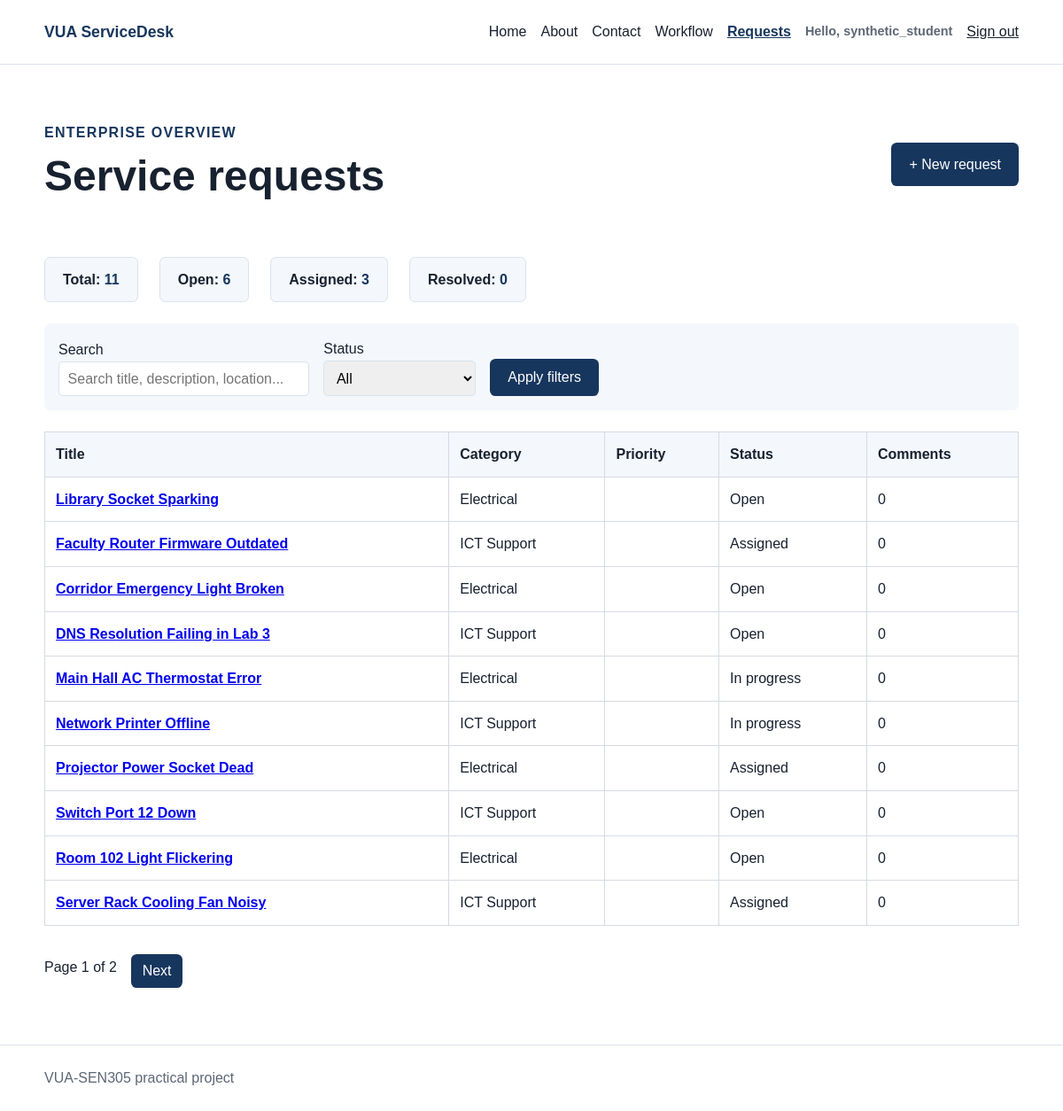
Screenshot of /requests/ (signed in) with the database file from the repository.
### requests_app/models.py (models this page shows, shortened)
class ServiceRequest(models.Model):
    class Status(models.TextChoices):
        OPEN = "open", "Open"
        ASSIGNED = "assigned", "Assigned"
        IN_PROGRESS = "in_progress", "In progress"
        RESOLVED = "resolved", "Resolved"
        CLOSED = "closed", "Closed"
    id = models.UUIDField(primary_key=True, default=uuid.uuid4, editable=False)
    requester = models.ForeignKey(
        settings.AUTH_USER_MODEL,
        on_delete=models.PROTECT,
        related_name="service_requests",
    )
    category = models.ForeignKey(
        Category,
        on_delete=models.PROTECT,
        related_name="service_requests",
    )
    title = models.CharField(max_length=160)
    description = models.TextField()
    location = models.CharField(max_length=160)
    priority = models.PositiveSmallIntegerField(
        default=3,
        validators=[MinValueValidator(1), MaxValueValidator(5)],
    )
    status = models.CharField(
        max_length=20,
        choices=Status.choices,
        default=Status.OPEN,
        db_index=True,
    )
    due_at = models.DateTimeField(null=True, blank=True)
    resolution_summary = models.TextField(blank=True)
    resolved_at = models.DateTimeField(null=True, blank=True)
    created_at = models.DateTimeField(auto_now_add=True)
    updated_at = models.DateTimeField(auto_now=True)
    class Meta:
        ordering = ("-created_at",)
        indexes = [
            models.Index(fields=("category", "status"), name="req_cat_status_idx"),
            models.Index(fields=("priority", "created_at"), name="req_priority_date_idx"),
            models.Index(fields=("status", "due_at"), name="req_status_due_idx"),
        ]
        constraints = [
            models.CheckConstraint(
                condition=models.Q(priority__gte=1, priority__lte=5),
                name="request_priority_between_1_and_5",
            ),
        ]

class Category(models.Model):
    name = models.CharField(max_length=80, unique=True)
    description = models.TextField(blank=True)
    is_active = models.BooleanField(default=True)
    created_at = models.DateTimeField(auto_now_add=True)
    class Meta:
        ordering = ("name",)
        verbose_name_plural = "categories"

### requests_app/views.py (the view)
# urls.py: path("", views.request_list, name="list"),
@login_required
def request_list(request):
    status = request.GET.get("status", "").strip()
    query = request.GET.get("q", "").strip()
    queryset = service_request_filter(user=request.user, status=status, query=query)
    page_obj = Paginator(queryset, 10).get_page(request.GET.get("page"))
    counts = service_request_counts(user=request.user)
    return render(
        request,
        "requests_app/request_list.html",
        {
            "page_obj": page_obj,
            "status_choices": ServiceRequest.Status.choices,
            "selected_status": status,
            "query": query,
            "counts": counts,
        },
    )

### requests_app/selectors.py (called while the page is built)
def service_request_list(*, user):
    queryset = (
        ServiceRequest.objects.select_related("requester", "category")
        .annotate(comment_count=Count("comments"))
        .order_by("-created_at")
    )
    return queryset if user.is_staff else queryset.filter(requester=user)

def service_request_filter(*, user, status="", query=""):
    queryset = service_request_list(user=user)
    if status:
        queryset = queryset.filter(status=status)
    if query:
        queryset = queryset.filter(
            Q(title__icontains=query)
            | Q(description__icontains=query)
            | Q(location__icontains=query)
        )
    return queryset

def service_request_counts(*, user):
    queryset = service_request_list(user=user)
    return {
        "open": queryset.filter(status=ServiceRequest.Status.OPEN).count(),
        "assigned": queryset.filter(status=ServiceRequest.Status.ASSIGNED).count(),
        "resolved": queryset.filter(status=ServiceRequest.Status.RESOLVED).count(),
        "total": queryset.count(),
    }

### requests_app/templates/requests_app/request_list.html (shortened to what this page needs)
{% extends "core/base.html" %}
{% block content %}
<header class="page-header">
  <div>
    <p class="eyebrow">Enterprise Overview</p>
    <h1>Service requests</h1>
  </div>
  <a class="button" href="{% url 'requests:create' %}">+ New request</a>
</header>
{% if counts %}
<section class="summary-counts" aria-label="Request Status Summary">
  <div class="summary-card">Total: <strong>{{ counts.total }}</strong></div>
  <div class="summary-card">Open: <strong>{{ counts.open }}</strong></div>
  <div class="summary-card">Assigned: <strong>{{ counts.assigned }}</strong></div>
  <div class="summary-card">Resolved: <strong>{{ counts.resolved }}</strong></div>
</section>
{% endif %}
<form method="get" class="filters">
  <label>Search
    <input type="text" name="q" value="{{ query }}" placeholder="Search title, description, location...">
  </label>
  <label>Status
    <select name="status">
      <option value="">All</option>
    </select>
  </label>
  <button type="submit" class="button">Apply filters</button>
</form>
<table class="data-table">
  <thead>
    <tr>
      <th>Title</th>
      <th>Category</th>
      <th>Priority</th>
      <th>Status</th>
      <th>Comments</th>
    </tr>
  </thead>
  <tbody>
    {% for item in page_obj %}
      <tr>
        <td><a href="{% url 'requests:detail' item.id %}"><strong>{{ item.title }}</strong></a></td>
        <td>{{ item.category.name }}</td>
        <td>{{ item.get_priority_display }}</td>
        <td><span class="status-badge status-{{ item.status }}">{{ item.get_status_display }}</span></td>
        <td>{{ item.comment_count }}</td>
      </tr>
    {% empty %}
      <tr>
        <td colspan="5">No matching requests found.</td>
      </tr>
    {% endfor %}
  </tbody>
</table>
{% if page_obj.has_other_pages %}
<nav aria-label="Request pages" style="margin-top: 1.5rem; display: flex; gap: 1rem; align-items: center;">
  <span>Page {{ page_obj.number }} of {{ page_obj.paginator.num_pages }}</span>
  {% if page_obj.has_next %}
    <a class="button" style="padding: 0.4rem 0.8rem;" href="?q={{ query|urlencode }}&status={{ selected_status|urlencode }}&page={{ page_obj.next_page_number }}">Next</a>
  {% endif %}
</nav>
{% endif %}
{% endblock %}

### core/templates/core/base.html (shortened to what this page needs)
{% load static %}
<!DOCTYPE html>
<html lang="en">
<head>
  <link rel="stylesheet" href="{% static 'core/css/styles.css' %}">
</head>
<body>
  <header class="site-header">
    <div class="container nav-row">
      <a class="brand" href="{% url 'core:home' %}">VUA ServiceDesk</a>
      <nav aria-label="Primary navigation">
        <a href="{% url 'core:home' %}" {% if request.resolver_match.url_name == 'home' %}aria-current="page"{% endif %}>Home</a>
        <a href="{% url 'core:about' %}" {% if request.resolver_match.url_name == 'about' %}aria-current="page"{% endif %}>About</a>
        <a href="{% url 'core:contact' %}" {% if request.resolver_match.url_name == 'contact' %}aria-current="page"{% endif %}>Contact</a>
        <a href="{% url 'core:workflow' %}" {% if request.resolver_match.url_name == 'workflow' %}aria-current="page"{% endif %}>Workflow</a>
        {% if user.is_authenticated %}
          <a href="{% url 'requests:list' %}" {% if request.resolver_match.app_name == 'requests' %}aria-current="page"{% endif %}>Requests</a>
          <span class="user-greeting">Hello, {{ user.username }}</span>
          <form method="post" action="{% url 'logout' %}" class="nav-form">
            <button type="submit">Sign out</button>
          </form>
        {% else %}
          <a href="{% url 'login' %}">Sign in</a>
        {% endif %}
      </nav>
    </div>
  </header>
  <main class="container">
    {% block content %}{% endblock %}
  </main>
  <footer class="site-footer">
    <div class="container">VUA-SEN305 practical project</div>
  </footer>
</body>
</html>

### core/static/core/css/styles.css (style rules this page uses)
:root { --ink: #18212f; --muted: #5d6776; --surface: #f4f7fb; --brand: #17365d; --brand-dark: #0f2746; --line: #dbe2ea; --success-bg: #e5f6ea; --success-text: #174d28; --error-bg: #fde8e8; --error-text: #8a1c1c; }
* { box-sizing: border-box; }
body { margin: 0; color: var(--ink); background: #ffffff; font-family: Arial, Helvetica, sans-serif; line-height: 1.6; }
.container { width: min(1100px, calc(100% - 2rem)); margin-inline: auto; }
.site-header { border-bottom: 1px solid var(--line); background: #ffffff; }
.nav-row { min-height: 72px; display: flex; align-items: center; justify-content: space-between; gap: 1rem; }
.brand { color: var(--brand); font-size: 1.1rem; font-weight: 700; text-decoration: none; }
nav { display: flex; align-items: center; flex-wrap: wrap; gap: 1rem; }
nav a { color: var(--ink); text-decoration: none; }
nav a[aria-current="page"] { font-weight: 700; color: var(--brand); text-decoration: underline; }
.user-greeting { font-size: 0.9rem; color: var(--muted); font-weight: 600; }
.hero, .page-heading, .page-header { padding: 3rem 0 2rem; max-width: 760px; }
.page-header { display: flex; justify-content: space-between; align-items: center; gap: 1rem; max-width: none; }
.hero h1, .page-heading h1, .page-header h1 { font-size: clamp(2rem, 5vw, 3rem); line-height: 1.15; margin: 0.5rem 0 1rem; }
.eyebrow { color: var(--brand); font-weight: 700; text-transform: uppercase; letter-spacing: .08em; margin-bottom: 0.25rem; }
.button, button[type="submit"] { display: inline-block; margin-top: 0.5rem; padding: .75rem 1.25rem; border-radius: .4rem; border: none; font-size: 1rem; cursor: pointer; color: #ffffff; background: var(--brand); text-decoration: none; }
.site-footer { margin-top: 4rem; padding: 1.5rem 0; border-top: 1px solid var(--line); color: var(--muted); }
.filters { display: flex; flex-wrap: wrap; gap: 1rem; align-items: flex-end; margin: 1.5rem 0; padding: 1rem; background: var(--surface); border-radius: 0.4rem; }
.form-control, input, select, textarea { width: 100%; max-width: 42rem; padding: .6rem; border: 1px solid var(--line); border-radius: 0.3rem; font-family: inherit; font-size: 1rem; }
.data-table { width: 100%; border-collapse: collapse; margin-top: 1rem; }
.data-table th, .data-table td { border: 1px solid #d6dbe2; padding: .75rem; text-align: left; }
.data-table th { background-color: var(--surface); font-weight: 700; }
.nav-form { display: inline; }
.nav-form button { background: none; border: 0; color: inherit; text-decoration: underline; cursor: pointer; padding: 0; font-size: inherit; margin: 0; }
.summary-counts { display: flex; gap: 1.5rem; margin: 1rem 0; }
.summary-card { padding: 0.75rem 1.25rem; background: var(--surface); border: 1px solid var(--line); border-radius: 0.4rem; font-weight: 600; }
.summary-card strong { color: var(--brand); }

### rows the page displays
ServiceRequest: title "Library Socket Sparking", category.name "Electrical", status "Open", comment_count "0"
ServiceRequest: title "Faculty Router Firmware Outdated", category.name "ICT Support", status "Assigned", comment_count "0"
ServiceRequest: title "Corridor Emergency Light Broken", category.name "Electrical", status "Open", comment_count "0"
ServiceRequest: title "DNS Resolution Failing in Lab 3", category.name "ICT Support", status "Open", comment_count "0"
ServiceRequest: title "Main Hall AC Thermostat Error", category.name "Electrical", status "In progress", comment_count "0"
ServiceRequest: title "Network Printer Offline", category.name "ICT Support", status "In progress", comment_count "0"
ServiceRequest: title "Projector Power Socket Dead", category.name "Electrical", status "Assigned", comment_count "0"
ServiceRequest: title "Switch Port 12 Down", category.name "ICT Support", status "Open", comment_count "0"
ServiceRequest: title "Room 102 Light Flickering", category.name "Electrical", status "Open", comment_count "0"
ServiceRequest: title "Server Rack Cooling Fan Noisy", category.name "ICT Support", status "Assigned", comment_count "0"

### other values shown
{{ user.username }} "synthetic_student"
{{ counts.total }} "11"
{{ counts.open }} "6"
{{ counts.assigned }} "3"
{{ counts.resolved }} "0"
{{ page_obj.number }} "1"
{{ page_obj.paginator.num_pages }} "2"
